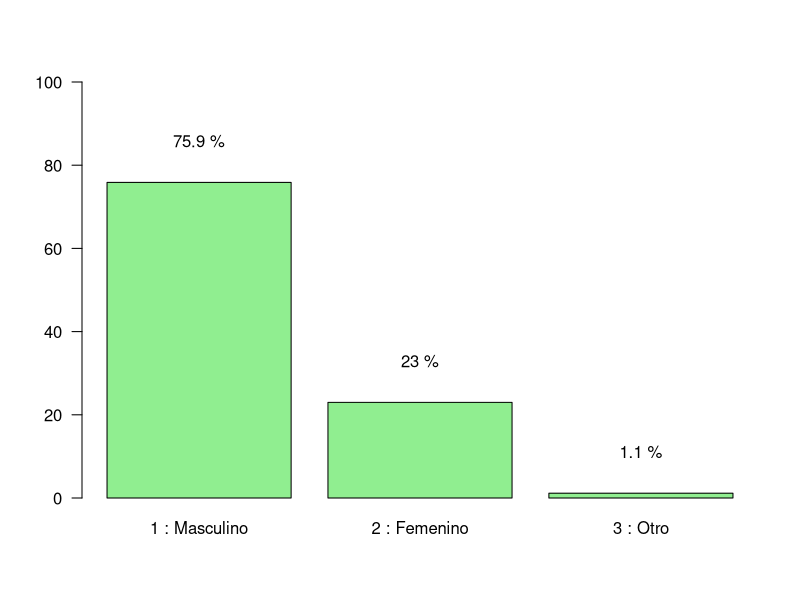
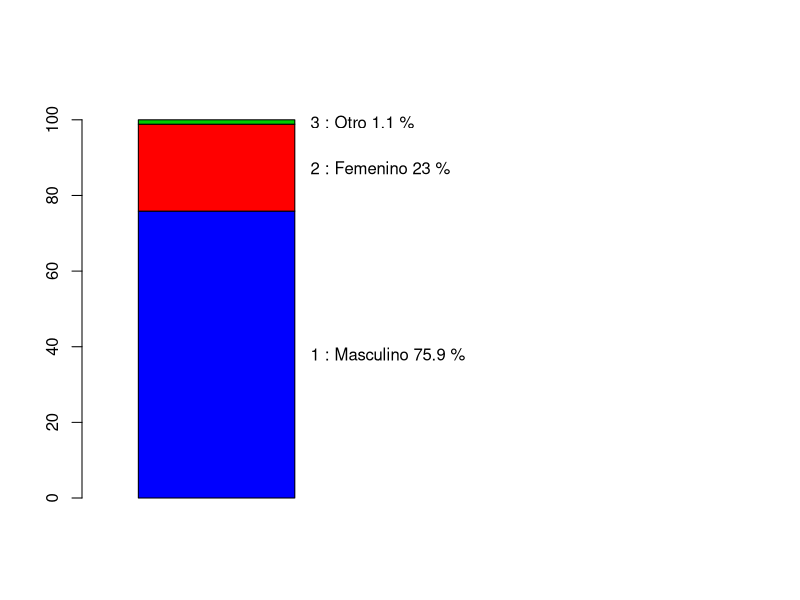
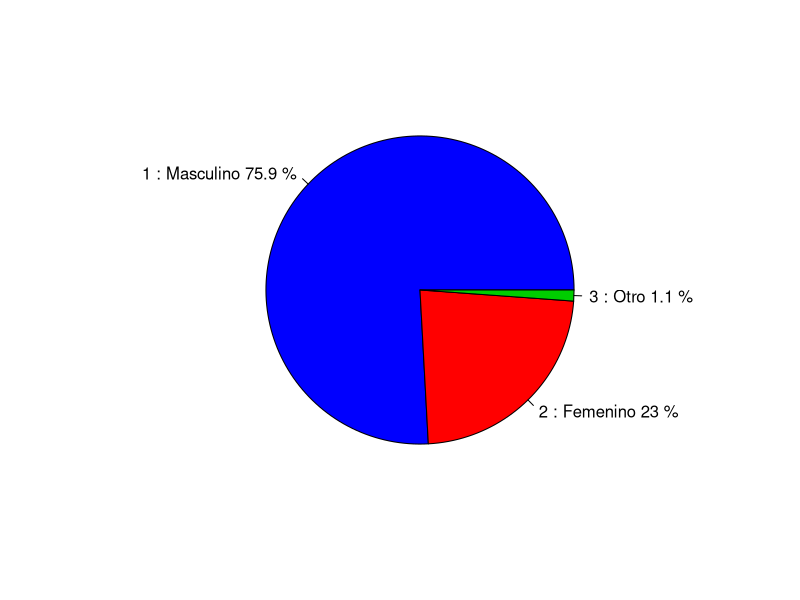

The R source for these figures, in order: (Note: this script raises an error after producing the figures.)
## ---- chunk 1
knitr::opts_chunk$set(echo = FALSE,
                      warning = FALSE,
                      message = FALSE)
## ---- chunk 2
## Paquetes usados en el análisis.
library(tidyverse)
## ---- chunk 3
## Lectura de una base de datos tipo ".csv"
encuesta <- read.csv("encuesta1.csv")

## ---- chunk 4
## Visualizar la estructura de la BD.
str(encuesta)
## ---- chunk 5
## Vista más organizada de la estructras BD.

glimpse(encuesta)
## ---- chunk 6
summary(encuesta)
## ---- chunk 7
## Convertimos la variable Enviado.el. a tipo POSIXct (DATE TIME)
encuesta <- encuesta %>% 
  mutate(Enviado.el. = as.POSIXct(strptime(Enviado.el., format = "%d/%m/%Y %H:%M:%S")))


## Convertimos la variable Q02_FechaNac a tipo DATE
encuesta <- encuesta %>% 
  mutate(Q02_FechaNac = as.Date(as.character(Q02_FechaNac), "%Y-%m-%d"))

## Convertimos la variable Q07_FechaSaber11 a tipo DATE
encuesta <- encuesta %>% 
  mutate(Q07_FechaSaber11 = as.Date(as.character(Q07_FechaSaber11),"%Y-%m-%d"))
## ---- chunk 8
encuesta <- encuesta %>% mutate_if(is.character, as.factor)
## ---- chunk 9
estrato_etiquetado <- encuesta$Q10_Estrato
estrato_etiquetado = factor(estrato_etiquetado,
                            levels = levels(estrato_etiquetado),
                            labels = c("Bajo","Bajo","Medio","Medio","Alto",NA),
                            ordered = F)
## ---- chunk 10
encuesta$Q08_PAPA[encuesta$Q08_PAPA == 45 & !is.na(encuesta$Q08_PAPA)] <- 4.5
## ---- chunk 11
saber11 <- vector("integer", length(encuesta$Q05_Saber11))
for(i in seq_along(encuesta$Q07_FechaSaber11)){
  valor<-0
  if(!is.na(encuesta$Q05_Saber11[[i]]) & encuesta$Q07_FechaSaber11[[i]] < as.Date("2000-01-01")) {
    valor <- (5*(encuesta$Q05_Saber11[[i]]-100))/3
    if(valor >= 0 & valor <= 500){
      saber11[[i]] <- round(valor,0)
    } else {
      saber11[[i]] <- encuesta$Q05_Saber11[[i]]
    }
  } else if(!is.na(encuesta$Q05_Saber11[[i]]) & encuesta$Q07_FechaSaber11[[i]] >= as.Date("2000-01-01") &
        encuesta$Q07_FechaSaber11[[i]] < as.Date("2012-01-01")){
            valor <- encuesta$Q05_Saber11[[i]]*5
            if(valor >= 0 & valor <= 500){
              saber11[[i]] <- valor
            } else {
              saber11[[i]] <- encuesta$Q05_Saber11[[i]]
            }
  } else if(!is.na(encuesta$Q05_Saber11[[i]]) & encuesta$Q07_FechaSaber11[[i]] >= as.Date("2012-01-01")){
            saber11[[i]] <- encuesta$Q05_Saber11[[i]]
  } else{
      saber11[[i]] <- encuesta$Q05_Saber11[[i]]
  }
}
## ---- chunk 12
# Cálculo de la edad
edad <- as.numeric(as.Date("2021-06-30") - encuesta$Q02_FechaNac)/365.25
## ---- chunk 13
glimpse(encuesta)
## ---- chunk 14
summary(encuesta)

## ---- chunk 15
t_gen <- table(encuesta$Q01_Genero)
t_gen
## ---- chunk 16
t_gen_p <- t_gen / sum(t_gen) * 100
t_gen_p
## ---- chunk 17
bp1 <- barplot(t_gen_p, las = 1, ylim = c(0, 100), col = "lightgreen")
text(bp1, t_gen_p + 10, paste(round(t_gen_p, 1), "%"))
## ---- chunk 18
m_gen_p <- as.matrix(t_gen_p)
bp2 <- barplot(m_gen_p, beside = FALSE, xlim = c(0, 4),
               ylim = c(0, 110),
               col = c("blue", "red", "green3"))
text(1.3, cumsum(m_gen_p) - m_gen_p/2, 
     paste(rownames(m_gen_p), round((m_gen_p), 1), "%"),
     adj = 0)
## ---- chunk 19
pie(t_gen_p, labels = paste(names(t_gen_p), round(t_gen_p, 1), "%"),
    col = c("blue", "red", "green3"))
## ---- chunk 20
summary(encuesta$Edad)
## ---- chunk 21
hist(encuesta$Edad)
## ---- chunk 22
hist(encuesta$Edad, nclass = 20)
## ---- chunk 23
paramAnt <- par(no.readonly = TRUE)
hist(encuesta$Edad, freq = FALSE, nclass = 20, col = "#a0c39f",
     las = 1, 
     main = "Distribución de la edad",
     xlab = "Edad (años)",
     ylab = "Densidad",
     ylim = c(0, 0.20),
     xlim = c(15, 40))
lines(density(encuesta$Edad), col = "orange", lwd = 3)
rug(encuesta$Edad)
par(paramAnt)
## ---- chunk 24
promedioEdad <- mean(encuesta$Edad)
medianaEdad <- median(encuesta$Edad)
desv_Est_Edad <- sd(encuesta$Edad)

boxplot(encuesta$Edad, horizontal = TRUE,
        main = "Boxplot para edad", 
        col = "lightblue",
        pch = 19, notch = TRUE)
points(promedioEdad, 
       1, 
       pch = 19, 
       col = c("red", "purple"))
legend("topright", 
       title = "Convención",
       legend = c("Promedio", "Error estandard"), 
       col = "red", 
       pch = c(19, NA),
       lty = c(NA, 1))
arrows(promedioEdad -  desv_Est_Edad / sqrt(nrow(encuesta)), 1,
         promedioEdad + desv_Est_Edad / sqrt(nrow(encuesta)), 1,
         angle = 90,
         length = 0.1, 
         code = 3,
         col = "red")
## ---- chunk 25
with(encuesta, plot(Q10_Estrato, Q08_PAPA, notch = TRUE))
## ---- chunk 26
encuesta_Estrato1 <- encuesta %>% 
  filter(Q10_Estrato == "2 : 1")
dotchart(encuesta_Estrato1$Q08_PAPA)
summary(encuesta_Estrato1$Q08_PAPA)
## ---- chunk 27
with(encuesta, plot(Q01_Genero, Q08_PAPA, notch = TRUE))
## ---- chunk 28
with(encuesta, scatter.smooth(tiempo_usado, Q08_PAPA))
## ---- chunk 29
with(encuesta, plot(Q27_PorcentDivisor))
lines(1:nrow(encuesta), rep(pt_p2[3], nrow(encuesta)), 
      col = "red")
## ---- chunk 30
enc_acert_p2 <- encuesta %>% 
  filter(puntaje_pregunta2 == 3)
enc_no_acert_p2 <- encuesta %>% 
  filter(puntaje_pregunta2 != 3)
op <- par(no.readonly = TRUE)
par(mfrow = c(1, 2))
prom_Q27 <- mean(enc_acert_p2$Q27)
with(enc_acert_p2, plot(Q27_PorcentDivisor, ylim = c(0, 100)))
lines(1:nrow(enc_acert_p2), rep(prom_Q27, nrow(enc_acert_p2)), 
      col = "red")
prom_Q27_na <- mean(enc_no_acert_p2$Q27, na.rm = TRUE, ylim = c(0, 100))
with(enc_no_acert_p2, plot(Q27_PorcentDivisor))
lines(1:nrow(enc_no_acert_p2), rep(prom_Q27_na, nrow(enc_no_acert_p2)), 
      col = "red")
par(op)
## ---- chunk 31
encuesta_sist_estad <- encuesta %>% 
  filter(Q03_Carrera %in% c("2 : Ingeniería de sistemas e informática",
                            "3 : Estadística")) %>% 
  droplevels()

encuesta_sist_estad_resumen <- encuesta_sist_estad %>%
  group_by(Q03_Carrera) %>% 
  mutate(num_estud_carrera = n()) %>% 
  group_by(Carrera_instala, num_estud_carrera) %>% 
  summarise(num_estud_noNA = sum(!is.na(Q08_PAPA)),
            prom_PAPA = mean(Q08_PAPA, na.rm = TRUE),
            desv_PAPA = sd(Q08_PAPA, na.rm = TRUE)) %>% 
  mutate(porcent_x_carrera = num_estud_noNA / num_estud_carrera * 100)
encuesta_sist_estad_resumen %>% data.frame()
## ---- chunk 32
op <- par(no.readonly = TRUE)
par(mar = op$mar + c(15, 0, 0, 0))
with(encuesta_sist_estad, 
     plot(Carrera_instala, Q08_PAPA, notch = TRUE,
          las = 2, width = sqrt(encuesta_sist_estad_resumen$porcent_x_carrera),
          col = "lightblue",
          main = "PAPA vs carrera e instalación de softwares R y RStudio",
          ylab = "Promedio Académico Ponderado Acumulado",
          xlab = "",
          pch = 19))
with(encuesta_sist_estad_resumen, 
     points(Carrera_instala, prom_PAPA, 
           col = "red", pch = 19))
legend("topleft", legend = c("0 No instaló ni R ni RStudio",
                             "1 Solo instaló R",
                             "2 Solo instaló RStudio",
                             "3 Instaló ambos"))
legend(0.5, 3.4, legend = c("Promedio"),
       pch = 19, col = "red")
text(0.5, 3.1, "El ancho de las cajas es proporcional a la raíz cuadrada del porcentaje de los estudiantes en cada carrera",
     cex = 0.8, pos = 4)
par(op)
